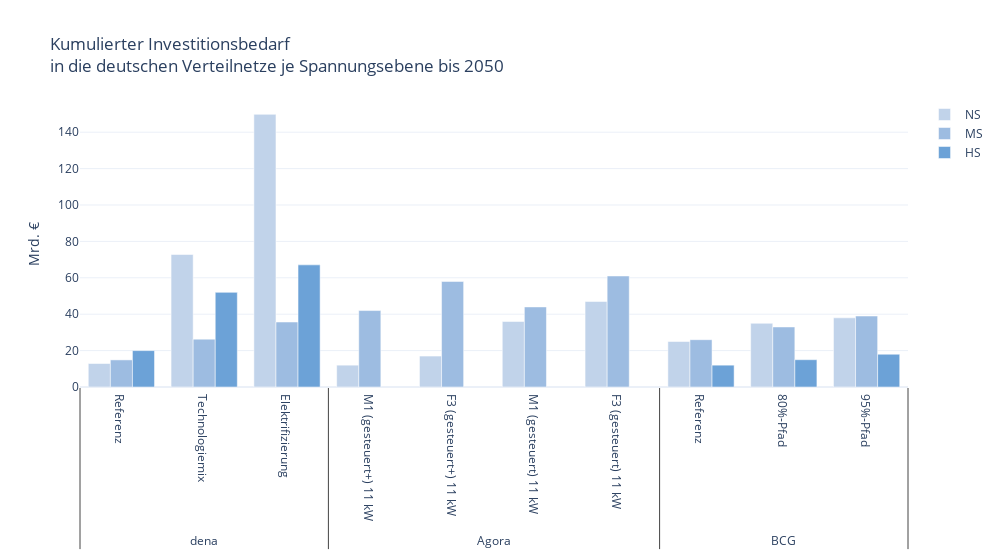

This figure's notebook cell:
### Code cell
xlabels = [list(df_2050.index.get_level_values(0)),
           list(df_2050.index.get_level_values(1)),
           df_2050.index]

fig = go.Figure()

for idx, voltage in enumerate(df_2050.columns):
    fig.add_trace(
        go.Bar(
            y=df_2050[voltage],
            x=xlabels,
            name=voltage,
            showlegend=True,
            marker_color=RLI_CMAP_PRES[idx]
        )
    )

fig.update_layout(
    autosize=False,
    width=1.5*width,
    #height=height,
    yaxis=dict(
        titlefont_size=16,
        tickfont_size=12,
        title="Mrd. €",
        showspikes=True),
    title_text='Kumulierter Investitionsbedarf<br>in die deutschen Verteilnetze je Spannungsebene bis 2050',
    template='plotly_white',
)

fig.update_yaxes(
    title="Mrd. €",
    showspikes=True)

fig.write_image("images/DS-CAPEX.svg")
fig.write_html("images/DS-CAPEX.html")
fig.show()

### Figure 1 — Plotly figure (JSON) as saved in the notebook; plotly's stock layout.template omitted (floating-point values rounded to 4 significant figures)
{"data": [{"marker": {"color": "rgba(193, 211, 234, 1.0)"}, "name": "NS", "showlegend": true, "type": "bar", "x": [["dena", "dena", "dena", "Agora", "Agora", "Agora", "Agora", "BCG", "BCG", "BCG"], ["Referenz", "Technologiemix", "Elektrifizierung", "M1 (gesteuert+) 11 kW", "F3 (gesteuert+) 11 kW", "M1 (gesteuert) 11 kW", "F3 (gesteuert) 11 kW", "Referenz", "80%-Pfad", "95%-Pfad"], [["dena", "Referenz"], ["dena", "Technologiemix"], ["dena", "Elektrifizierung"], ["Agora", "M1 (gesteuert+) 11 kW"], ["Agora", "F3 (gesteuert+) 11 kW"], ["Agora", "M1 (gesteuert) 11 kW"], ["Agora", "F3 (gesteuert) 11 kW"], ["BCG", "Referenz"], ["BCG", "80%-Pfad"], ["BCG", "95%-Pfad"]]], "y": [12.9, 72.8, 149.8, 12, 17, 36, 47, 25, 35, 38]}, {"marker": {"color": "rgba(157, 188, 225, 1.0)"}, "name": "MS", "showlegend": true, "type": "bar", "x": [["dena", "dena", "dena", "Agora", "Agora", "Agora", "Agora", "BCG", "BCG", "BCG"], ["Referenz", "Technologiemix", "Elektrifizierung", "M1 (gesteuert+) 11 kW", "F3 (gesteuert+) 11 kW", "M1 (gesteuert) 11 kW", "F3 (gesteuert) 11 kW", "Referenz", "80%-Pfad", "95%-Pfad"], [["dena", "Referenz"], ["dena", "Technologiemix"], ["dena", "Elektrifizierung"], ["Agora", "M1 (gesteuert+) 11 kW"], ["Agora", "F3 (gesteuert+) 11 kW"], ["Agora", "M1 (gesteuert) 11 kW"], ["Agora", "F3 (gesteuert) 11 kW"], ["BCG", "Referenz"], ["BCG", "80%-Pfad"], ["BCG", "95%-Pfad"]]], "y": [14.9, 26.3, 35.7, 42, 58, 44, 61, 26, 33, 39]}, {"marker": {"color": "rgba(108, 162, 215, 1.0)"}, "name": "HS", "showlegend": true, "type": "bar", "x": [["dena", "dena", "dena", "Agora", "Agora", "Agora", "Agora", "BCG", "BCG", "BCG"], ["Referenz", "Technologiemix", "Elektrifizierung", "M1 (gesteuert+) 11 kW", "F3 (gesteuert+) 11 kW", "M1 (gesteuert) 11 kW", "F3 (gesteuert) 11 kW", "Referenz", "80%-Pfad", "95%-Pfad"], [["dena", "Referenz"], ["dena", "Technologiemix"], ["dena", "Elektrifizierung"], ["Agora", "M1 (gesteuert+) 11 kW"], ["Agora", "F3 (gesteuert+) 11 kW"], ["Agora", "M1 (gesteuert) 11 kW"], ["Agora", "F3 (gesteuert) 11 kW"], ["BCG", "Referenz"], ["BCG", "80%-Pfad"], ["BCG", "95%-Pfad"]]], "y": [20, 52, 67.1, null, null, null, null, 12, 15, 18]}], "layout": {"autosize": false, "title": {"text": "Kumulierter Investitionsbedarf<br>in die deutschen Verteilnetze je Spannungsebene bis 2050"}, "width": 1000.0, "yaxis": {"showspikes": true, "tickfont": {"size": 12}, "title": {"text": "Mrd. €"}}}}
